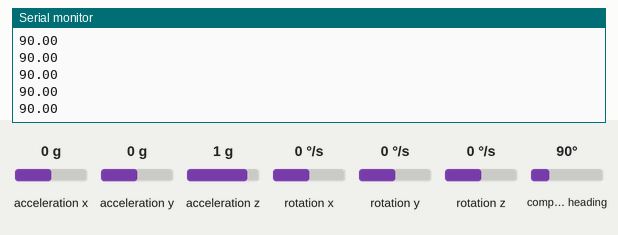
Bench run of a sketch on a simulated Arduino Uno, built with avr-gcc and run on an emulated ATmega328P. On the bench: the last lines printed to the serial monitor. The test bench sets the inputs (shaded band); at power-on: compass heading 90°, acceleration x 0 g, acceleration y 0 g, acceleration z 1 g, rotation x 0 °/s, rotation y 0 °/s, rotation z 0 °/s.

Above: at 1.2 s.
1.3 s: compass heading set to 7°
At 1.33 s:
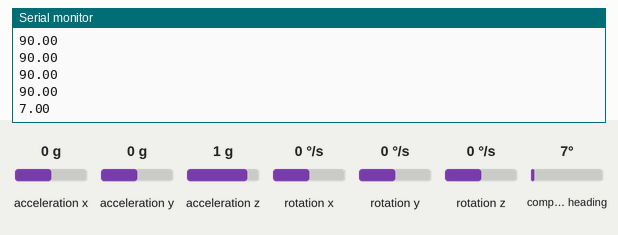
2.8 s: compass heading set to 180°
At 2.86 s:
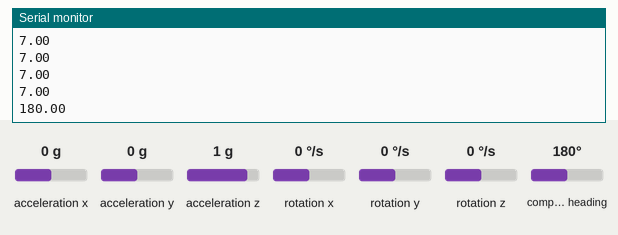
Timing chart, 0 to 5.8 s (numbered marks = the images above; inputs shaded):
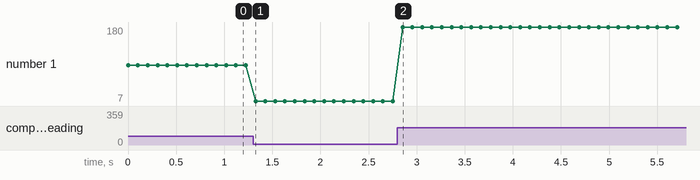

Measured:
- after the input at 1.3 s, the serial monitor: prints a new line at once (image 1)
- after the input at 2.8 s, the serial monitor: prints a new line after 0.05 s (image 2)
- plotted number 1: 90 → 7 after the input at 1.3 s, 7 → 180 after the input at 2.8 s

The sketch:

Heading.ino
```cpp
#include <Wire.h>
#include <LSM303.h>

LSM303 compass;
char report[80];

float heading, headingx, headingy, headingz;
float prev_heading, prev_headingx, prev_headingy, prev_headingz;

void setup() {
  Serial.begin(9600);
  Wire.begin();
  compass.init();
  compass.enableDefault();

  /*
  Calibration values; the default values of +/-32767 for each axis
  lead to an assumed magnetometer bias of 0. Use the Calibrate example
  program to determine appropriate values for your particular unit.
  */

  // compass.m_min = (LSM303::vector<int16_t>){-32767, -32767, -32767};
  // compass.m_max = (LSM303::vector<int16_t>){+32767, +32767, +32767};
  compass.m_min = (LSM303::vector<int16_t>){-149, -596, -568};
  compass.m_max = (LSM303::vector<int16_t>){+174, +124, +327};
}

void loop() {
  compass.read();

  /*
  When given no arguments, the heading() function returns the angular
  difference in the horizontal plane between a default vector and
  north, in degrees.

  The default vector is chosen by the library to point along the
  surface of the PCB, in the direction of the top of the text on the
  silkscreen. This is the +X axis on the Pololu LSM303D carrier and
  the -Y axis on the Pololu LSM303DLHC, LSM303DLM, and LSM303DLH
  carriers.

  To use a different vector as a reference, use the version of heading()
  that takes a vector argument; for example, use

    compass.heading((LSM303::vector<int>){0, 0, 1});

  to use the +Z axis as a reference.
  */

  /* prev_heading = heading; */
  /* prev_headingx = headingx; */
  /* prev_headingy = headingy; */
  /* prev_headingz = headingz; */
  heading = compass.heading();
  /* heading = compass.heading((LSM303::vector<int>){1, 1, 0}); */
  /* headingx = compass.heading((LSM303::vector<int>){1, 0, 0}); */
  /* headingy = compass.heading((LSM303::vector<int>){0, 1, 0}); */
  /* headingz = compass.heading((LSM303::vector<int>){0, 0, 1}); */

  /* sprintf(report, "%d", (int)(heading)); */
    /* hx: %d, hy: %d, hz: %d\n", */
    /* (int)(headingx - prev_headingx), */
    /* (int)(headingy - prev_headingy), */
    /* (int)(headingz - prev_headingz) */
  Serial.println(heading);
  delay(100);
}
```
